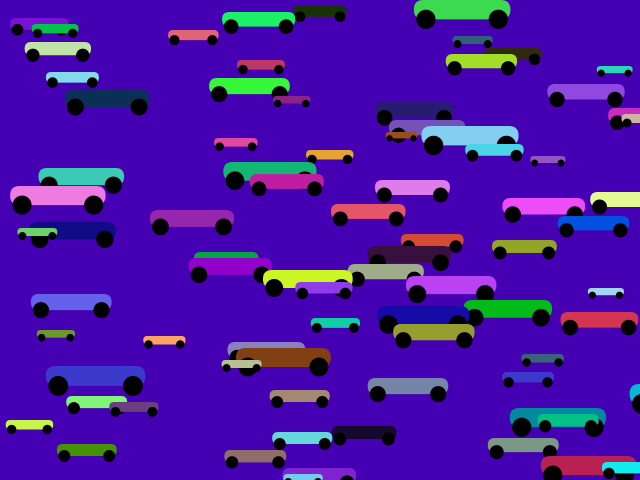
Frame 1 (no input)
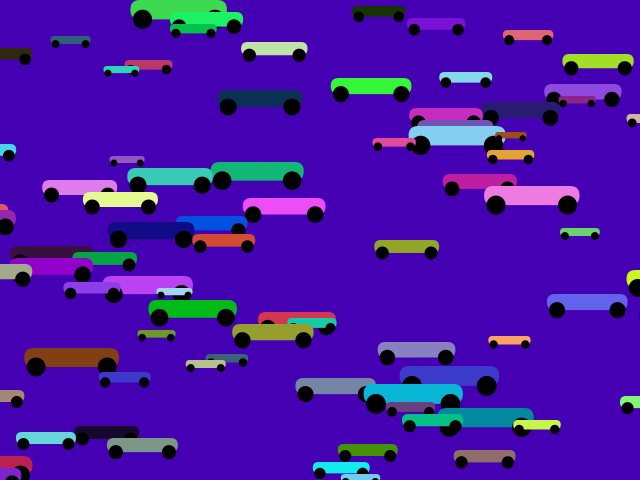
Frame 60 (the mouse pressed at the canvas centre just before this capture)
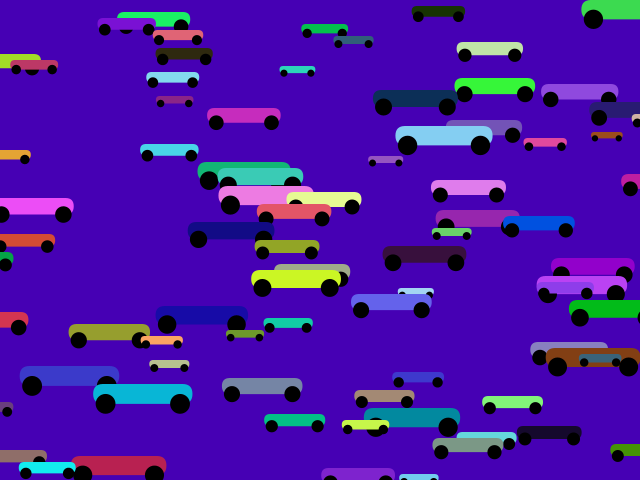
Frame 120 (the mouse held since frame 60 and released just before this capture)

The Processing sketch that drew these frames (run headless with seeded random() and noise(); from frame 60 on, the mouse is pressed at the canvas centre):

// Processing sketch: OOP2
// ── OOP2.pde
Car [] cars = new Car[100];
void setup() {
  size(640,480);
  int g=0;
  while(g<cars.length)
  {
    cars[g]= new Car(random(width),g*6,random(-10,10),random(30,100),color (random(255),random(255),random(255)));
    g++;
  }
}

void draw() {
  background(70,0,180);
  int g=0;
 
   while(g<cars.length)
  {
    cars[g].display();
    cars[g].move();
    g++;
  }
}
// ── Car.pde
class Car
{
 float x,y,xspd,w,h,yspd;
 color c;
  
 Car (float X, float Y, float Xspd, float W,  color C)
 {
   x=X;
   y=Y;
   xspd=Xspd;
   //yspd=Yspd;
   c = C;
   w=W;
   h=w/5;
 }
  
 void display()
 {
   fill(c);
   noStroke();
   rect(x,y,w,h,width/10);
   fill(0);
   ellipse(x+w/8,y+h,w/5,w/5);
   ellipse(x+(w/8)*7,y+h,w/5,w/5);
   //stroke(255,255,0);
   //line(x+w+xspd,y,x+w+xspd+10,y);
   //line(x+w+xspd,y+h,x+w+xspd+10,y+h);
 }
 
 void move()
 {
   x+=xspd;
   if (x>width)
   {
     x-=width+w;
   }
   if (x+w<0)
   {
     x=width-1;
   }
 }
}
